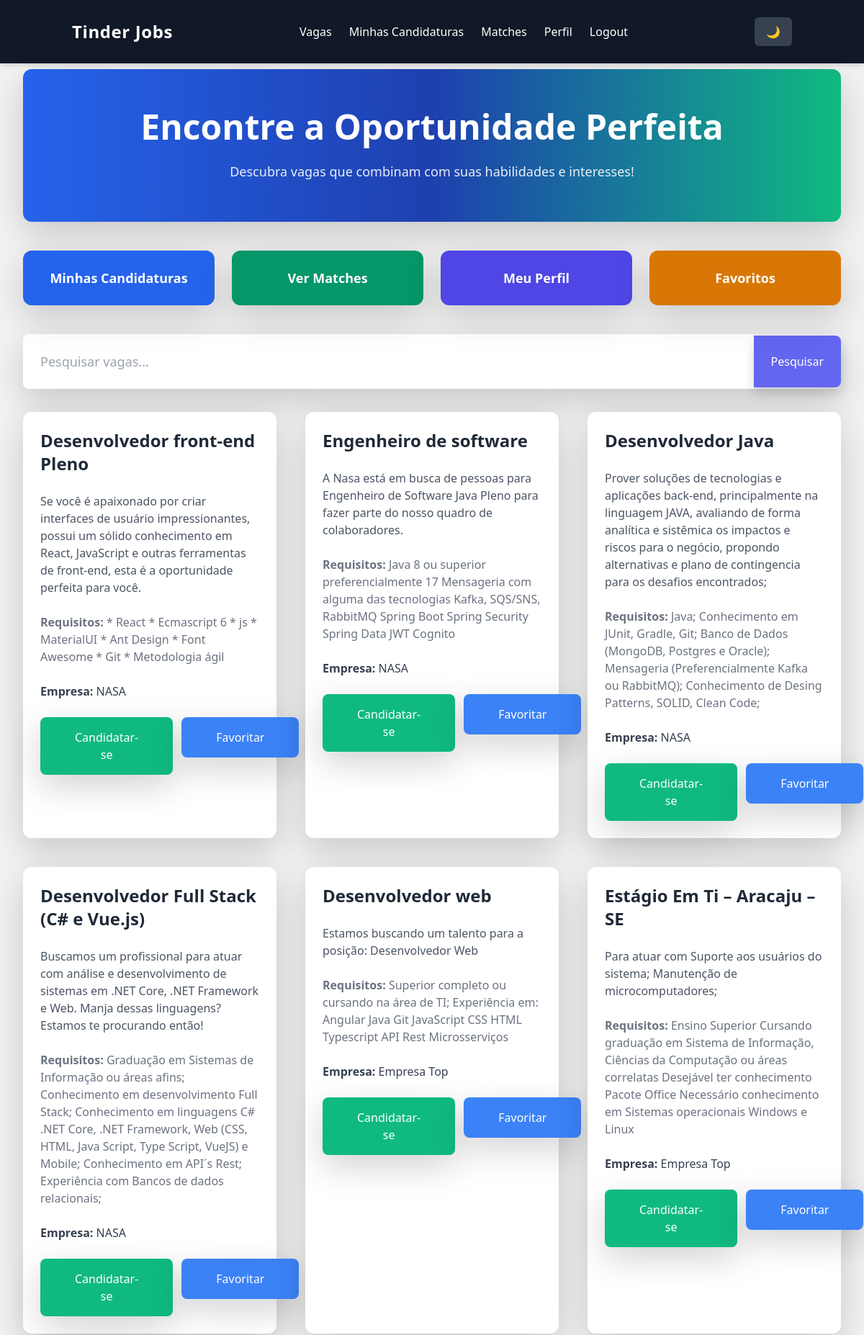
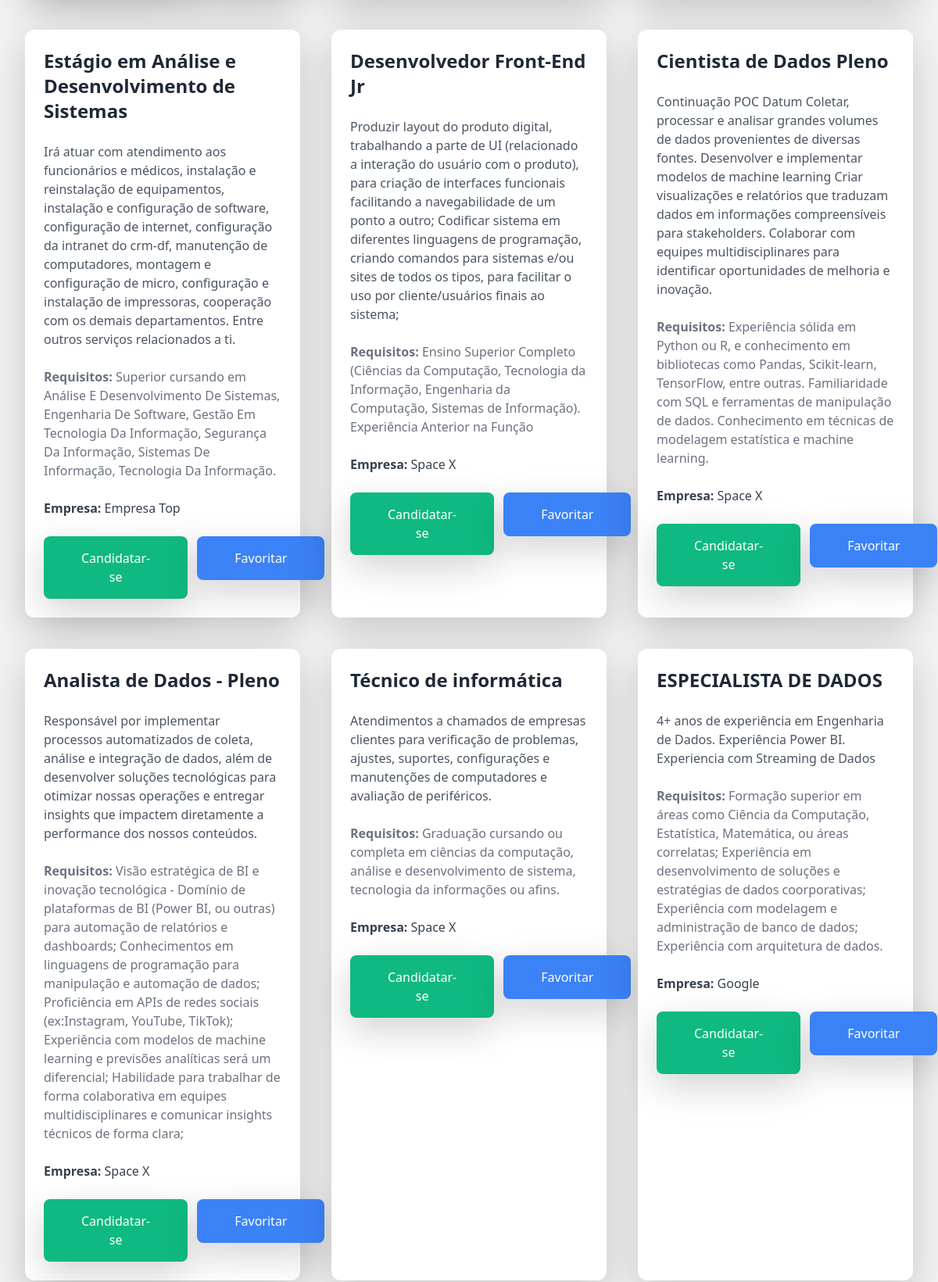
Page /dev/dashboard (signed in, upper part) on the committed database (2 pictures, top to bottom).
### main.py (models this page shows)
class Job(db.Model):
    id = db.Column(db.Integer, primary_key=True)
    title = db.Column(db.String(100), nullable=False)
    description = db.Column(db.Text, nullable=False)
    requirements = db.Column(db.Text, nullable=False)
    empresa_id = db.Column(db.Integer, db.ForeignKey('empresa.id'), nullable=False)
    empresa = db.relationship('Empresa', backref=db.backref('jobs', lazy=True))
    applications = db.relationship('Application', cascade="all, delete-orphan", backref="job")

class Empresa(db.Model):
    id = db.Column(db.Integer, primary_key=True)
    name = db.Column(db.String(100), nullable=False)
    email = db.Column(db.String(100), nullable=False, unique=True)
    password = db.Column(db.String(100), nullable=False)
    setor = db.Column(db.String(100), nullable=False)

### main.py (the view)
@app.route('/dev/dashboard')
def dev_dashboard():
    if 'user_email' not in session:
        flash('Faça login para acessar o dashboard.', 'danger')
        return redirect(url_for('dev_login'))
    dev = Dev.query.filter_by(email=session['user_email']).first()  # Obtenha o dev logado
    search_query = request.args.get('search', '')
    if search_query:
        jobs = Job.query.filter(Job.title.contains(search_query) | Job.requirements.contains(search_query)).all()
    else:
        jobs = Job.query.all()
    return render_template('dashboard.html', jobs=jobs, dev=dev)  # Passe o dev para o template

### templates/dashboard.html (shortened to what this page needs)
{% extends 'base.html' %}
{% block content %}
<div class="mt-24 px-6 lg:px-8">
    <div class="bg-gradient-to-r from-blue-600 via-blue-800 to-green-500 text-white py-14 text-center rounded-xl shadow-lg">
        <h1 class="text-5xl font-extrabold">Encontre a Oportunidade Perfeita</h1>
        <p class="text-lg mt-4 opacity-90">Descubra vagas que combinam com suas habilidades e interesses!</p>
    </div>
    <div class="grid grid-cols-2 md:grid-cols-4 gap-6 my-10">
        <a href="{{ url_for('dev_applications') }}" class="bg-blue-600 text-white py-4 px-6 rounded-xl shadow-lg transform transition duration-300 hover:scale-105 flex items-center justify-center space-x-3">
            <span class="text-lg font-semibold">Minhas Candidaturas</span>
        </a>
        <a href="{{ url_for('dev_matches') }}" class="bg-green-600 text-white py-4 px-6 rounded-xl shadow-lg transform transition duration-300 hover:scale-105 flex items-center justify-center space-x-3">
            <span class="text-lg font-semibold">Ver Matches</span>
        </a>
        <a href="{{ url_for('dev_profile') }}" class="bg-indigo-600 text-white py-4 px-6 rounded-xl shadow-lg transform transition duration-300 hover:scale-105 flex items-center justify-center space-x-3">
            <span class="text-lg font-semibold">Meu Perfil</span>
        </a>
        <a href="{{ url_for('dev_favorites') }}" class="bg-yellow-600 text-white py-4 px-6 rounded-xl shadow-lg transform transition duration-300 hover:scale-105 flex items-center justify-center space-x-3">
            <span class="text-lg font-semibold">Favoritos</span>
        </a>
    </div>
    <div class="mb-8">
        <form method="GET" action="{{ url_for('dev_dashboard') }}" class="flex items-center bg-gray-100 rounded-lg shadow-lg">
            <input type="text" name="search" placeholder="Pesquisar vagas..." class="w-full p-4 text-lg text-gray-700 focus:outline-none rounded-l-lg" />
            <button type="submit" class="bg-indigo-500 text-white px-6 py-4 rounded-r-lg shadow hover:bg-indigo-600 transition-all duration-300">
                Pesquisar
            </button>
        </form>
    </div>
    <div class="grid grid-cols-1 md:grid-cols-2 lg:grid-cols-3 gap-10">
        {% for job in jobs %}
        <div class="bg-white rounded-xl shadow-lg p-6 transition-transform duration-300 hover:scale-105">
            <h3 class="text-2xl font-semibold text-gray-800 mb-4">{{ job.title }}</h3>
            <p class="text-gray-600 mb-4">{{ job.description }}</p>
            <p class="text-gray-500 mb-4"><strong>Requisitos:</strong> {{ job.requirements }}</p>
            <p class="text-gray-700 mb-4"><strong>Empresa:</strong> {{ job.empresa.name }}</p>
            <div class="flex mt-4 space-x-3">
                <form action="{{ url_for('apply_job', job_id=job.id) }}" method="POST">
                    <button type="submit" class="w-full bg-green-500 text-white py-3 px-5 rounded-lg shadow-lg hover:bg-green-600 transition-all duration-300">
                        Candidatar-se
                    </button>
                </form>
                {% if job in dev.favorites %}
                <form action="{{ url_for('unfavorite_job', job_id=job.id) }}" method="POST">
                    <button type="submit" class="w-full bg-yellow-500 text-white py-3 px-5 rounded-lg shadow-lg hover:bg-yellow-600 transition-all duration-300">
                        Desfavoritar
                    </button>
                </form>
                {% else %}
                <form action="{{ url_for('favorite_job', job_id=job.id) }}" method="POST">
                    <button type="submit" class="w-full bg-blue-500 text-white py-3 px-5 rounded-lg shadow-lg hover:bg-blue-600 transition-all duration-300">
                        Favoritar
                    </button>
                </form>
                {% endif %}
            </div>
        </div>
        {% endfor %}
    </div>
</div>
{% endblock %}

### static/css/styles.css (style rules this page uses)
body { margin: 0; padding: 0; width: 100%; height: 100vh; background-color: #f2f2f2; }

### rows in the picture
Job: title "Desenvolvedor front-end Pleno", description "Se você é apaixonado por criar interfaces de usuário impressionantes, possui um sólido conhecimento em React, JavaScript e outras ferramentas de front-end, esta é a oportunidade perfeita para você.", requirements "* React * Ecmascript 6 * js * MaterialUI * Ant Design * Font Awesome * Git * Metodologia ágil", empresa.name "NASA"
Job: title "Engenheiro de software", description "A Nasa está em busca de pessoas para Engenheiro de Software Java Pleno para fazer parte do nosso quadro de colaboradores.", requirements "Java 8 ou superior preferencialmente 17 Mensageria com alguma das tecnologias Kafka, SQS/SNS, RabbitMQ Spring Boot Spring Security Spring Data JWT Cognito", empresa.name "NASA"
Job: title "Desenvolvedor Java", description "Prover soluções de tecnologias e aplicações back-end, principalmente na linguagem JAVA, avaliando de forma analítica e sistêmica os impactos e riscos para o negócio, propondo alternativas e plano de contingencia para os desafios encontrados;", requirements "Java; Conhecimento em JUnit, Gradle, Git; Banco de Dados (MongoDB, Postgres e Oracle); Mensageria (Preferencialmente Kafka ou RabbitMQ); Conhecimento de Desing Patterns, SOLID, Clean Code;", empresa.name "NASA"
Job: title "Desenvolvedor Full Stack (C# e Vue.js)", description "Buscamos um profissional para atuar com análise e desenvolvimento de sistemas em .NET Core, .NET Framework e Web. Manja dessas linguagens? Estamos te procurando então!", requirements "Graduação em Sistemas de Informação ou áreas afins; Conhecimento em desenvolvimento Full Stack; Conhecimento em linguagens C# .NET Core, .NET Framework, Web (CSS, HTML, Java Script, Type Script, VueJS) e Mobile; Conhecimento em API´s Rest; Experiência com Bancos de dados relacionais;", empresa.name "NASA"
Job: title "Desenvolvedor web", description "Estamos buscando um talento para a posição: Desenvolvedor Web", requirements "Superior completo ou cursando na área de TI; Experiência em: Angular Java Git JavaScript CSS HTML Typescript API Rest Microsserviços", empresa.name "Empresa Top"
Job: title "Estágio Em Ti – Aracaju – SE", description "Para atuar com Suporte aos usuários do sistema; Manutenção de microcomputadores;", requirements "Ensino Superior Cursando graduação em Sistema de Informação, Ciências da Computação ou áreas correlatas Desejável ter conhecimento Pacote Office Necessário conhecimento em Sistemas operacionais Windows e Linux", empresa.name "Empresa Top"
Job: title "Estágio em Análise e Desenvolvimento de Sistemas", description "Irá atuar com atendimento aos funcionários e médicos, instalação e reinstalação de equipamentos, instalação e configuração de software, configuração de internet, configuração da intranet do crm-df, manutenção de computadores, montagem e configuração de micro, configuração e instalação de impressoras, cooperação com os demais departamentos. Entre outros serviços relacionados a ti.", requirements "Superior cursando em Análise E Desenvolvimento De Sistemas, Engenharia De Software, Gestão Em Tecnologia Da Informação, Segurança Da Informação, Sistemas De Informação, Tecnologia Da Informação.", empresa.name "Empresa Top"
Job: title "Desenvolvedor Front-End Jr", description "Produzir layout do produto digital, trabalhando a parte de UI (relacionado a interação do usuário com o produto), para criação de interfaces funcionais facilitando a navegabilidade de um ponto a outro; Codificar sistema em diferentes linguagens de programação, criando comandos para sistemas e/ou sites de todos os tipos, para facilitar o uso por cliente/usuários finais ao sistema;", requirements "Ensino Superior Completo (Ciências da Computação, Tecnologia da Informação, Engenharia da Computação, Sistemas de Informação). Experiência Anterior na Função", empresa.name "Space X"
Job: title "Cientista de Dados Pleno", description "Continuação POC Datum Coletar, processar e analisar grandes volumes de dados provenientes de diversas fontes. Desenvolver e implementar modelos de machine learning Criar visualizações e relatórios que traduzam dados em informações compreensíveis para stakeholders. Colaborar com equipes multidisciplinares para identificar oportunidades de melhoria e inovação.", requirements "Experiência sólida em Python ou R, e conhecimento em bibliotecas como Pandas, Scikit-learn, TensorFlow, entre outras. Familiaridade com SQL e ferramentas de manipulação de dados. Conhecimento em técnicas de modelagem estatística e machine learning.", empresa.name "Space X"
Job: title "Analista de Dados - Pleno", description "Responsável por implementar processos automatizados de coleta, análise e integração de dados, além de desenvolver soluções tecnológicas para otimizar nossas operações e entregar insights que impactem diretamente a performance dos nossos conteúdos.", requirements "Visão estratégica de BI e inovação tecnológica - Domínio de plataformas de BI (Power BI, ou outras) para automação de relatórios e dashboards; Conhecimentos em linguagens de programação para manipulação e automação de dados; Proficiência em APIs de redes sociais (ex:Instagram, YouTube, TikTok); Experiência com modelos de machine learning e previsões analíticas será um diferencial; Habilidade para trabalhar de forma colaborativa em equipes multidisciplinares e comunicar insights técnicos de forma clara;", empresa.name "Space X"
Job: title "Técnico de informática", description "Atendimentos a chamados de empresas clientes para verificação de problemas, ajustes, suportes, configurações e manutenções de computadores e avaliação de periféricos.", requirements "Graduação cursando ou completa em ciências da computação, análise e desenvolvimento de sistema, tecnologia da informações ou afins.", empresa.name "Space X"
Job: title "ESPECIALISTA DE DADOS", description "4+ anos de experiência em Engenharia de Dados. Experiência Power BI. Experiencia com Streaming de Dados", requirements "Formação superior em áreas como Ciência da Computação, Estatística, Matemática, ou áreas correlatas; Experiência em desenvolvimento de soluções e estratégias de dados coorporativas; Experiência com modelagem e administração de banco de dados; Experiência com arquitetura de dados.", empresa.name "Google"
